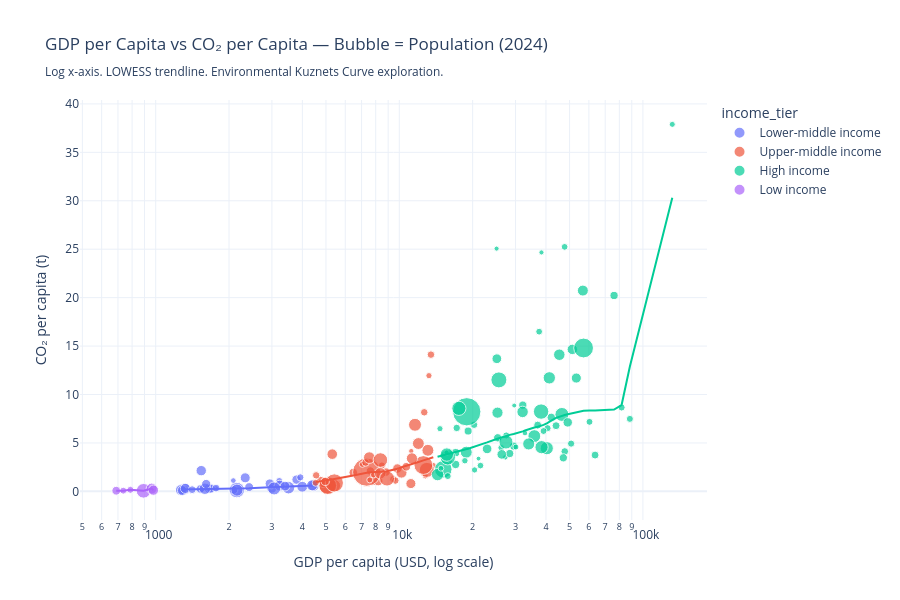
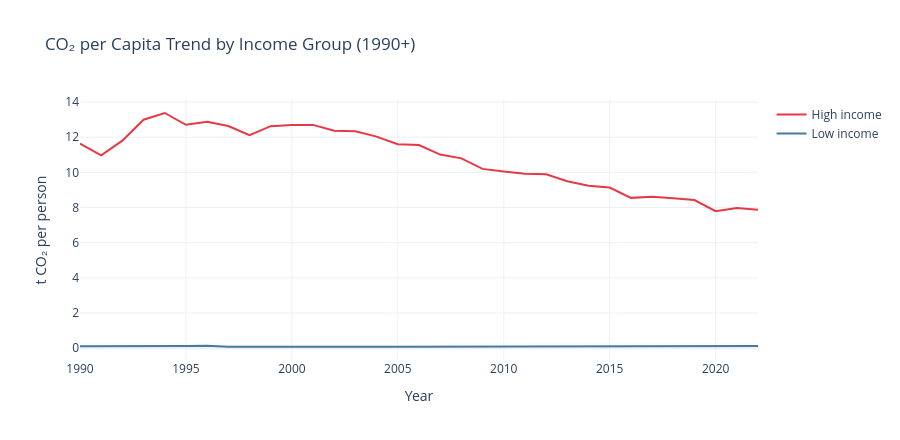

Write notebook code for charts like these, in order.
### Code cell
section("Prototype 4 — Wealth vs Emissions: bubble scatter (Environmental Kuznets Curve)")

econ = modern.dropna(subset=["gdp_per_capita","co2_per_capita","population"]).copy()
econ_snap = econ.sort_values("year").groupby("country").last().reset_index()
econ_snap = econ_snap[econ_snap["population"] > 1_000_000]

# Size column — cap to avoid giant bubbles
econ_snap["pop_scaled"] = np.sqrt(econ_snap["population"] / 1e6).clip(0.5, 40)

fig = px.scatter(
    econ_snap, x="gdp_per_capita", y="co2_per_capita",
    color="income_tier" if "income_tier" in econ_snap.columns else "co2_per_capita",
    size="pop_scaled",
    hover_name="country",
    log_x=True,
    trendline="lowess",
    title=f"GDP per Capita vs CO₂ per Capita — Bubble = Population ({latest_year})<br>"
          "<sub>Log x-axis. LOWESS trendline. Environmental Kuznets Curve exploration.</sub>",
    labels={"gdp_per_capita": "GDP per capita (USD, log scale)", "co2_per_capita": "CO₂ per capita (t)"}
)
fig.update_layout(height=600, template="plotly_white")
fig.show()

# Highlight: high income countries declining?
if "income_tier" in econ_snap.columns:
    high = modern[modern.get("income_tier", pd.Series()) == "High income"] if "income_tier" in modern.columns else pd.DataFrame()
    if not high.empty:
        trend_high = high.dropna(subset=["co2_per_capita"]).groupby("year")["co2_per_capita"].mean().reset_index()
        trend_low  = modern[modern.get("income_tier", pd.Series()) == "Low income"].dropna(subset=["co2_per_capita"]).groupby("year")["co2_per_capita"].mean().reset_index() if "income_tier" in modern.columns else pd.DataFrame()
        fig2 = go.Figure()
        fig2.add_trace(go.Scatter(x=trend_high["year"], y=trend_high["co2_per_capita"],
                                  mode="lines", name="High income", line=dict(color="#e63946")))
        if not trend_low.empty:
            fig2.add_trace(go.Scatter(x=trend_low["year"], y=trend_low["co2_per_capita"],
                                      mode="lines", name="Low income", line=dict(color="#457b9d")))
        fig2.update_layout(title="CO₂ per Capita Trend by Income Group (1990+)",
                           xaxis_title="Year", yaxis_title="t CO₂ per person",
                           height=440, template="plotly_white")
        fig2.show()
print("DataViz concepts: bubble scatter, log scale, LOWESS trendline, size encoding, colour segmentation")

### Figure 1 — Plotly figure (JSON) as saved in the notebook; plotly's stock layout.template omitted (floating-point values rounded to 4 significant figures)
{"data": [{"hovertemplate": "<b>%{hovertext}</b><br><br>income_tier=Lower-middle income<br>GDP per capita (USD, log scale)=%{x}<br>CO₂ per capita (t)=%{y}<br>pop_scaled=%{marker.size}<extra></extra>", "hovertext": ["Afghanistan", "Angola", "Benin", "Burkina Faso", "Cambodia", "Cameroon", "Chad", "Congo", "Cote d'Ivoire", "Djibouti", "Ethiopia", "Gambia", "Ghana", "Guinea", "Guinea-Bissau", "Haiti", "Kenya", "Lesotho", "Madagascar", "Malawi", "Mali", "Mauritania", "Nepal", "North Korea", "Rwanda", "Senegal", "Sierra Leone", "Syria", "Tanzania", "Togo", "Uganda", "Yemen", "Zambia", "Zimbabwe"], "legendgroup": "Lower-middle income", "marker": {"color": "#636efa", "size": [6.37, 5.97, 3.709, 4.744, 4.147, 5.257, 4.296, 2.457, 5.513, 1.066, 11.2, 1.624, 5.758, 3.749, 1.451, 3.392, 7.366, 1.512, 5.517, 4.535, 4.803, 2.208, 5.451, 5.131, 3.695, 4.201, 2.877, 4.739, 8.044, 2.841, 6.878, 6.182, 4.489, 4.009], "sizemode": "area", "sizeref": 0.09439, "symbol": "circle"}, "mode": "markers", "name": "Lower-middle income", "orientation": "v", "showlegend": true, "type": "scatter", "x": [1314.0, 4444.0, 2419.0, 1658.0, 3787.0, 2994.0, 1307.0, 3924.0, 3996.0, 2986.0, 2153.0, 1766.0, 4387.0, 1685.0, 1548.0, 1526.0, 3509.0, 2083.0, 1268.0, 1287.0, 1324.0, 3215.0, 3229.0, 1538.0, 2085.0, 2941.0, 1411.0, 2331.0, 3063.0, 1768.0, 2156.0, 1592.0, 3398.0, 1612.0], "xaxis": "x", "y": [0.2506, 0.5918, 0.4428, 0.2906, 1.213, 0.3544, 0.1517, 1.446, 0.4772, 0.484, 0.1353, 0.3065, 0.6258, 0.2883, 0.1636, 0.2495, 0.3787, 1.116, 0.1383, 0.08758, 0.3042, 1.08, 0.5926, 2.138, 0.1434, 0.8007, 0.1744, 1.399, 0.3045, 0.3394, 0.1295, 0.2722, 0.5428, 0.7612], "yaxis": "y"}, {"hovertemplate": "<b>LOWESS trendline</b><br><br>income_tier=Lower-middle income<br>GDP per capita (USD, log scale)=%{x}<br>CO₂ per capita (t)=%{y} <b>(trend)</b><extra></extra>", "legendgroup": "Lower-middle income", "marker": {"color": "#636efa", "symbol": "circle"}, "mode": "lines", "name": "Lower-middle income", "showlegend": false, "type": "scatter", "x": [1268.0, 1287.0, 1307.0, 1314.0, 1324.0, 1411.0, 1526.0, 1538.0, 1548.0, 1592.0, 1612.0, 1658.0, 1685.0, 1766.0, 1768.0, 2083.0, 2085.0, 2153.0, 2156.0, 2331.0, 2419.0, 2941.0, 2986.0, 2994.0, 3063.0, 3215.0, 3229.0, 3398.0, 3509.0, 3787.0, 3924.0, 3996.0, 4387.0, 4444.0], "xaxis": "x", "y": [0.2033, 0.2046, 0.2061, 0.2065, 0.2073, 0.2131, 0.2202, 0.2209, 0.2215, 0.2241, 0.2253, 0.228, 0.2296, 0.2345, 0.2346, 0.2477, 0.2476, 0.2502, 0.2506, 0.3021, 0.3202, 0.4205, 0.4274, 0.4285, 0.4412, 0.4585, 0.4602, 0.48, 0.4933, 0.5253, 0.5403, 0.5481, 0.5884, 0.5941], "yaxis": "y"}, {"hovertemplate": "<b>%{hovertext}</b><br><br>income_tier=Upper-middle income<br>GDP per capita (USD, log scale)=%{x}<br>CO₂ per capita (t)=%{y}<br>pop_scaled=%{marker.size}<extra></extra>", "hovertext": ["Albania", "Algeria", "Armenia", "Bangladesh", "Bolivia", "Cuba", "Ecuador", "Egypt", "El Salvador", "Equatorial Guinea", "Eswatini", "Guatemala", "Honduras", "India", "Indonesia", "Iraq", "Jamaica", "Jordan", "Kyrgyzstan", "Laos", "Lebanon", "Libya", "Moldova", "Mongolia", "Morocco", "Myanmar", "Namibia", "Nicaragua", "Nigeria", "Pakistan", "Palestine", "Paraguay", "Peru", "Philippines", "South Africa", "Sri Lanka", "Tajikistan", "Tunisia", "Turkmenistan", "Ukraine", "Uzbekistan", "Venezuela", "Vietnam"], "legendgroup": "Upper-middle income", "marker": {"color": "#EF553B", "size": [1.682, 6.744, 1.697, 13.01, 3.475, 3.326, 4.222, 10.61, 2.506, 1.343, 1.104, 4.225, 3.235, 37.75, 16.7, 6.639, 1.685, 3.355, 2.637, 2.749, 2.397, 2.688, 1.744, 1.84, 6.11, 7.332, 1.7, 2.594, 14.94, 15.61, 2.303, 2.6, 5.786, 10.68, 7.898, 4.779, 3.191, 3.481, 2.689, 6.407, 5.911, 5.312, 9.984], "sizemode": "area", "sizeref": 0.09439, "symbol": "circle"}, "mode": "markers", "name": "Upper-middle income", "orientation": "v", "showlegend": true, "type": "scatter", "x": [12790.0, 13100.0, 13790.0, 5066.0, 6472.0, 7609.0, 9820.0, 12970.0, 9438.0, 11200.0, 7872.0, 8193.0, 4753.0, 7350.0, 12550.0, 11970.0, 7051.0, 8820.0, 4558.0, 7270.0, 8485.0, 12660.0, 7838.0, 13230.0, 8349.0, 5414.0, 7564.0, 4868.0, 5084.0, 5412.0, 4538.0, 9634.0, 10210.0, 8905.0, 11600.0, 11160.0, 4964.0, 10680.0, 13490.0, 7532.0, 11260.0, 5305.0, 8365.0], "xaxis": "x", "y": [1.591, 4.239, 2.672, 0.603, 1.945, 2.103, 2.36, 2.219, 1.26, 4.157, 0.8436, 1.06, 1.122, 1.986, 2.719, 4.939, 2.785, 1.992, 1.655, 2.983, 2.674, 8.164, 1.702, 11.94, 1.869, 0.5886, 1.181, 0.7624, 0.589, 0.8698, 0.8863, 1.114, 1.935, 1.325, 6.874, 0.8048, 1.033, 2.54, 14.12, 3.485, 3.409, 3.843, 3.237], "yaxis": "y"}, {"hovertemplate": "<b>LOWESS trendline</b><br><br>income_tier=Upper-middle income<br>GDP per capita (USD, log scale)=%{x}<br>CO₂ per capita (t)=%{y} <b>(trend)</b><extra></extra>", "legendgroup": "Upper-middle income", "marker": {"color": "#EF553B", "symbol": "circle"}, "mode": "lines", "name": "Upper-middle income", "showlegend": false, "type": "scatter", "x": [4538.0, 4558.0, 4753.0, 4868.0, 4964.0, 5066.0, 5084.0, 5305.0, 5412.0, 5414.0, 6472.0, 7051.0, 7270.0, 7350.0, 7532.0, 7564.0, 7609.0, 7838.0, 7872.0, 8193.0, 8349.0, 8365.0, 8485.0, 8820.0, 8905.0, 9438.0, 9634.0, 9820.0, 10210.0, 10680.0, 11160.0, 11200.0, 11260.0, 11600.0, 11970.0, 12550.0, 12660.0, 12790.0, 12970.0, 13100.0, 13230.0, 13490.0, 13790.0], "xaxis": "x", "y": [0.9642, 0.9716, 1.045, 1.087, 1.122, 1.159, 1.166, 1.245, 1.283, 1.284, 1.637, 1.862, 1.957, 1.965, 1.979, 1.979, 1.979, 2.005, 2.002, 1.985, 1.978, 1.979, 1.991, 2.046, 2.077, 2.203, 2.248, 2.33, 2.485, 2.662, 2.785, 2.795, 2.814, 2.91, 3.024, 3.203, 3.235, 3.273, 3.322, 3.359, 3.393, 3.456, 3.527], "yaxis": "y"}, {"hovertemplate": "<b>%{hovertext}</b><br><br>income_tier=High income<br>GDP per capita (USD, log scale)=%{x}<br>CO₂ per capita (t)=%{y}<br>pop_scaled=%{marker.size}<extra></extra>", "hovertext": ["Argentina", "Australia", "Austria", "Azerbaijan", "Bahrain", "Belarus", "Belgium", "Bosnia and Herzegovina", "Botswana", "Brazil", "Bulgaria", "Canada", "Chile", "China", "Colombia", "Costa Rica", "Croatia", "Cyprus", "Czechia", "Denmark", "Dominican Republic", "Estonia", "Finland", "France", "Gabon", "Georgia", "Germany", "Greece", "Hong Kong", "Hungary", "Iran", "Ireland", "Israel", "Italy", "Japan", "Kazakhstan", "Kuwait", "Latvia", "Lithuania", "Malaysia", "Mauritius", "Mexico", "Netherlands", "New Zealand", "North Macedonia", "Norway", "Oman", "Panama", "Poland", "Portugal", "Qatar", "Romania", "Russia", "Saudi Arabia", "Serbia", "Singapore", "Slovakia", "Slovenia", "South Korea", "Spain", "Sweden", "Switzerland", "Taiwan", "Thailand", "Trinidad and Tobago", "Turkey", "United Arab Emirates", "United Kingdom", "United States", "Uruguay"], "legendgroup": "High income", "marker": {"color": "#00cc96", "size": [6.739, 5.119, 3.011, 3.209, 1.238, 3.029, 3.412, 1.79, 1.562, 14.5, 2.613, 6.231, 4.422, 37.75, 7.193, 2.254, 1.977, 1.154, 3.267, 2.43, 3.351, 1.162, 2.36, 8.141, 1.559, 1.948, 9.17, 3.227, 2.732, 3.112, 9.462, 2.261, 3.017, 7.721, 11.18, 4.476, 2.142, 1.372, 1.678, 5.89, 1.13, 11.34, 4.231, 2.265, 1.357, 2.336, 2.175, 2.098, 6.196, 3.228, 1.701, 4.378, 12.07, 5.672, 2.606, 2.377, 2.339, 1.454, 7.196, 6.916, 3.238, 2.965, 4.839, 8.47, 1.223, 9.331, 3.2, 8.257, 18.48, 1.841], "sizemode": "area", "sizeref": 0.09439, "symbol": "circle"}, "mode": "markers", "name": "High income", "orientation": "v", "showlegend": true, "type": "scatter", "x": [18830.0, 51310.0, 44000.0, 17030.0, 38320.0, 19160.0, 42060.0, 14690.0, 16100.0, 15160.0, 20270.0, 45370.0, 22930.0, 18920.0, 14360.0, 15810.0, 26180.0, 25730.0, 32130.0, 50730.0, 17020.0, 29630.0, 40610.0, 40310.0, 14820.0, 18590.0, 46500.0, 25340.0, 47780.0, 29470.0, 17560.0, 60350.0, 36990.0, 35830.0, 38200.0, 25140.0, 47710.0, 27240.0, 30110.0, 25290.0, 21150.0, 15810.0, 49130.0, 39090.0, 15630.0, 88390.0, 37490.0, 21530.0, 32070.0, 28390.0, 132000.0, 26330.0, 25630.0, 56690.0, 17200.0, 81740.0, 27470.0, 32800.0, 41280.0, 33980.0, 47120.0, 63620.0, 53280.0, 15670.0, 25080.0, 27410.0, 76130.0, 38360.0, 57080.0, 20370.0], "xaxis": "x", "y": [4.047, 14.66, 6.78, 3.999, 24.67, 6.227, 7.638, 6.472, 3.031, 2.283, 6.876, 14.11, 4.385, 8.218, 1.729, 1.576, 4.501, 5.311, 8.905, 4.929, 2.78, 8.863, 6.525, 4.456, 2.379, 3.162, 7.942, 5.533, 4.121, 4.674, 8.57, 7.177, 6.84, 5.705, 8.237, 13.69, 25.24, 3.513, 4.578, 8.125, 3.383, 3.528, 7.121, 6.229, 3.995, 7.483, 16.49, 2.66, 8.203, 3.909, 37.89, 3.818, 11.51, 20.73, 6.547, 8.661, 5.772, 6.017, 11.72, 4.897, 3.465, 3.748, 11.7, 3.8, 25.06, 5.095, 20.22, 4.563, 14.8, 2.212], "yaxis": "y"}, {"hovertemplate": "<b>LOWESS trendline</b><br><br>income_tier=High income<br>GDP per capita (USD, log scale)=%{x}<br>CO₂ per capita (t)=%{y} <b>(trend)</b><extra></extra>", "legendgroup": "High income", "marker": {"color": "#00cc96", "symbol": "circle"}, "mode": "lines", "name": "High income", "showlegend": false, "type": "scatter", "x": [14360.0, 14690.0, 14820.0, 15160.0, 15630.0, 15670.0, 15810.0, 15810.0, 16100.0, 17020.0, 17030.0, 17200.0, 17560.0, 18590.0, 18830.0, 18920.0, 19160.0, 20270.0, 20370.0, 21150.0, 21530.0, 22930.0, 25080.0, 25140.0, 25290.0, 25340.0, 25630.0, 25730.0, 26180.0, 26330.0, 27240.0, 27410.0, 27470.0, 28390.0, 29470.0, 29630.0, 30110.0, 32070.0, 32130.0, 32800.0, 33980.0, 35830.0, 36990.0, 37490.0, 38200.0, 38320.0, 38360.0, 39090.0, 40310.0, 40610.0, 41280.0, 42060.0, 44000.0, 45370.0, 46500.0, 47120.0, 47710.0, 47780.0, 49130.0, 50730.0, 51310.0, 53280.0, 56690.0, 57080.0, 60350.0, 63620.0, 76130.0, 81740.0, 88390.0, 132000.0], "xaxis": "x", "y": [3.566, 3.625, 3.65, 3.709, 3.793, 3.8, 3.824, 3.824, 3.876, 4.036, 4.038, 4.068, 4.13, 4.307, 4.349, 4.365, 4.407, 4.6, 4.616, 4.751, 4.817, 5.054, 5.406, 5.415, 5.44, 5.448, 5.492, 5.506, 5.571, 5.592, 5.705, 5.724, 5.731, 5.831, 5.92, 5.933, 5.977, 6.19, 6.198, 6.282, 6.427, 6.586, 6.664, 6.705, 6.771, 6.782, 6.785, 6.861, 7.026, 7.059, 7.162, 7.295, 7.586, 7.724, 7.805, 7.843, 7.876, 7.879, 7.96, 8.048, 8.076, 8.184, 8.314, 8.322, 8.341, 8.339, 8.449, 8.915, 12.88, 30.31], "yaxis": "y"}, {"hovertemplate": "<b>%{hovertext}</b><br><br>income_tier=Low income<br>GDP per capita (USD, log scale)=%{x}<br>CO₂ per capita (t)=%{y}<br>pop_scaled=%{marker.size}<extra></extra>", "hovertext": ["Burundi", "Central African Republic", "Democratic Republic of Congo", "Liberia", "Mozambique", "Niger"], "legendgroup": "Low income", "marker": {"color": "#ab63fa", "size": [3.65, 2.258, 10.12, 2.318, 5.715, 5.031], "sizemode": "area", "sizeref": 0.09439, "symbol": "circle"}, "mode": "markers", "name": "Low income", "orientation": "v", "showlegend": true, "type": "scatter", "x": [688.9, 736.0, 891.8, 787.5, 962.8, 978.9], "xaxis": "x", "y": [0.06587, 0.07403, 0.05754, 0.1608, 0.2847, 0.1265], "yaxis": "y"}, {"hovertemplate": "<b>LOWESS trendline</b><br><br>income_tier=Low income<br>GDP per capita (USD, log scale)=%{x}<br>CO₂ per capita (t)=%{y} <b>(trend)</b><extra></extra>", "legendgroup": "Low income", "marker": {"color": "#ab63fa", "symbol": "circle"}, "mode": "lines", "name": "Low income", "showlegend": false, "type": "scatter", "x": [688.9, 736.0, 787.5, 891.8, 962.8, 978.9], "xaxis": "x", "y": [0.06587, 0.07403, 0.1608, 0.05754, 0.2847, 0.1265], "yaxis": "y"}], "layout": {"height": 600, "legend": {"itemsizing": "constant", "title": {"text": "income_tier"}, "tracegroupgap": 0}, "title": {"text": "GDP per Capita vs CO₂ per Capita — Bubble = Population (2024)<br><sub>Log x-axis. LOWESS trendline. Environmental Kuznets Curve exploration.</sub>"}, "xaxis": {"anchor": "y", "domain": [0, 1], "title": {"text": "GDP per capita (USD, log scale)"}, "type": "log"}, "yaxis": {"anchor": "x", "domain": [0, 1], "title": {"text": "CO₂ per capita (t)"}}}}

### Figure 2 — Plotly figure (JSON) as saved in the notebook; plotly's stock layout.template omitted (floating-point values rounded to 4 significant figures)
{"data": [{"line": {"color": "#e63946"}, "mode": "lines", "name": "High income", "type": "scatter", "x": [1990, 1991, 1992, 1993, 1994, 1995, 1996, 1997, 1998, 1999, 2000, 2001, 2002, 2003, 2004, 2005, 2006, 2007, 2008, 2009, 2010, 2011, 2012, 2013, 2014, 2015, 2016, 2017, 2018, 2019, 2020, 2021, 2022], "y": [11.64, 10.96, 11.8, 12.99, 13.38, 12.71, 12.88, 12.64, 12.12, 12.63, 12.69, 12.7, 12.37, 12.33, 12.03, 11.6, 11.55, 11.01, 10.8, 10.2, 10.05, 9.921, 9.892, 9.491, 9.235, 9.136, 8.549, 8.608, 8.528, 8.427, 7.79, 7.974, 7.876]}, {"line": {"color": "#457b9d"}, "mode": "lines", "name": "Low income", "type": "scatter", "x": [1990, 1991, 1992, 1993, 1994, 1995, 1996, 1997, 1998, 1999, 2000, 2001, 2002, 2003, 2004, 2005, 2006, 2007, 2008, 2009, 2010, 2011, 2012, 2013, 2014, 2015, 2016, 2017, 2018, 2019, 2020, 2021, 2022], "y": [0.1123, 0.107, 0.1045, 0.1139, 0.1243, 0.1285, 0.1384, 0.07855, 0.07952, 0.07231, 0.07154, 0.07174, 0.08295, 0.0812, 0.08059, 0.08201, 0.08531, 0.07155, 0.0669, 0.06705, 0.07751, 0.08583, 0.09255, 0.09438, 0.1198, 0.1047, 0.1121, 0.1042, 0.09964, 0.1158, 0.1091, 0.1121, 0.1282]}], "layout": {"height": 440, "title": {"text": "CO₂ per Capita Trend by Income Group (1990+)"}, "xaxis": {"title": {"text": "Year"}}, "yaxis": {"title": {"text": "t CO₂ per person"}}}}
